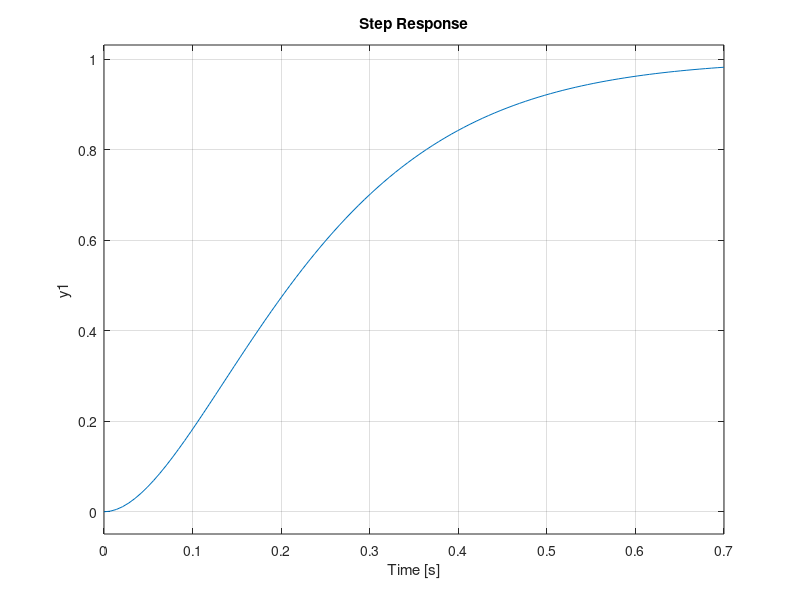

Write MATLAB code to recreate this figure.
% State space model
A = [0 1 0; 0 0 1; -6 -11 -6];
B = [0; 0; 1];
C = [5.4 0.3 0];
D = 0;
sys = ss(A, B, C, D);

% State feedback gain
K = [994, 289, 24];
Nx = [1/5.4; 0; 0];
Nu = 1000/5.4;

% Closed-Loop system
Acl = A - B*K;
Bcl = B*Nu;
Ccl = C;
Dcl = 0;
sys_cl = ss(Acl, Bcl, Ccl, Dcl);
step(sys_cl);